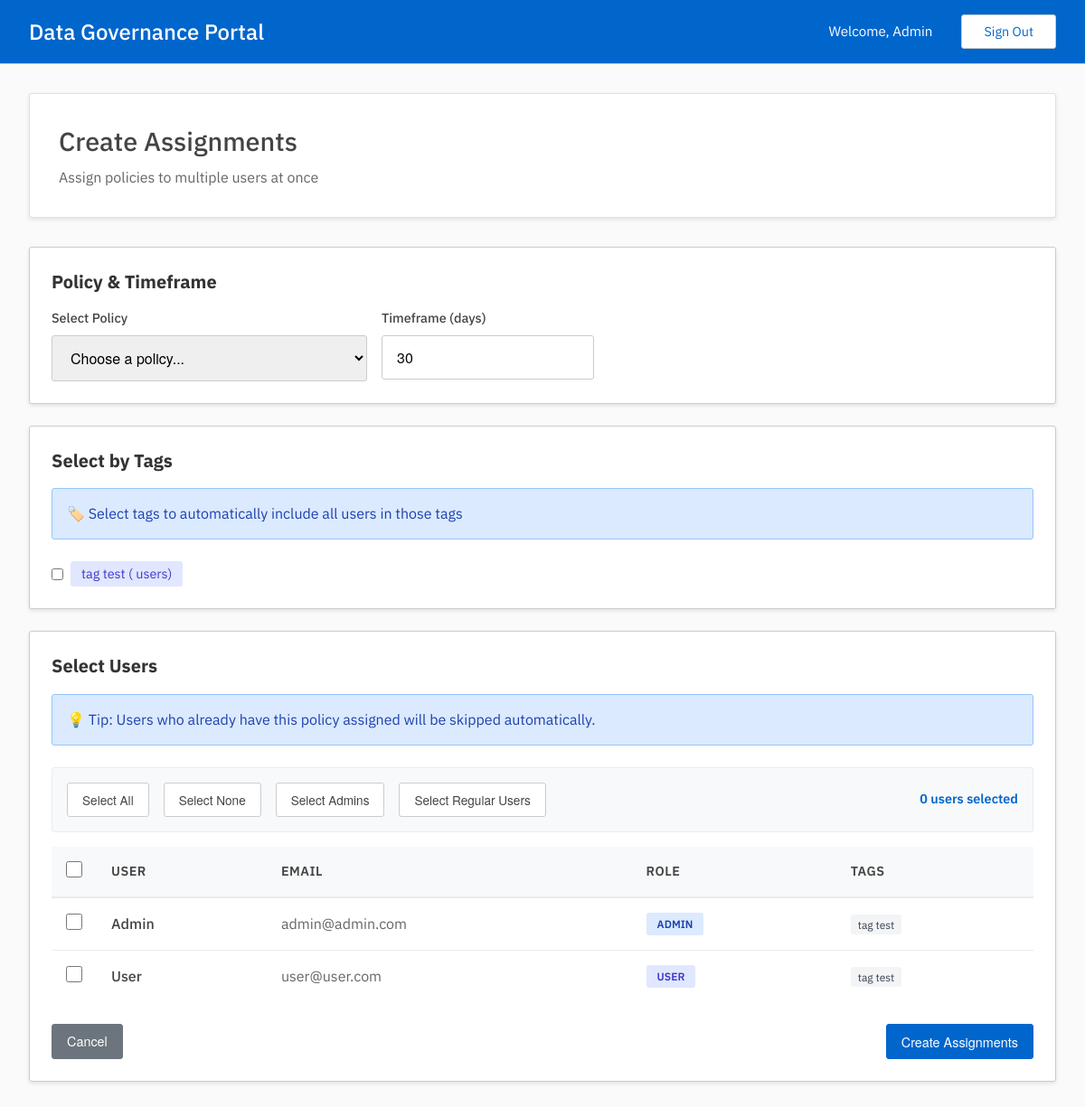
Screenshot of /admin/manage_assignments/create (signed in) with the database file from the repository.
### tables this page shows
CREATE TABLE users(
        uuid TEXT UNIQUE NOT NULL PRIMARY KEY,
        email TEXT UNIQUE NOT NULL,
        password_hash TEXT NOT NULL,
        name TEXT NOT NULL,
        is_admin INTEGER NOT NULL DEFAULT 0
        );

CREATE TABLE tags(
        uuid TEXT UNIQUE NOT NULL PRIMARY KEY,
        name TEXT NOT NULL UNIQUE,
        description TEXT,
        members TEXT
        );

### admin.py (the view, shortened to what this page needs)
@admin.route('/manage_assignments/create', methods=['GET', 'POST'])
@admin_required
def create_assignment():
    users_result = get_users_with_tags()
    users = users_result['data'] if users_result['status'] == '200' else []
    policies = read_get_policies()
    tags = read_get_tags()
    return render_template('admin/manage_assignments/create.html',
                         users=users,
                         policies=policies["data"],
                         tags=tags["data"])

### auth.py (called while the page is built)
def admin_required(f):
    @wraps(f)
    def wrap(*args, **kwargs):
        if session['user']['is_admin']:
            return f(*args, **kwargs)
        else:
            print("403: User is not an admin.")
            return redirect(url_for('user.dashboard'))
    return wrap

### db.py (called while the page is built)
def get_conn_curs():
    conn = sqlite3.connect(DATABASE)
    conn.row_factory = sqlite3.Row
    curs = conn.cursor()
    curs.execute("PRAGMA foreign_keys = ON")
    return conn, curs

def commit_close(conn, curs):
    conn.commit()
    curs.close()
    conn.close()

def get_policies():
    conn, curs = get_conn_curs()
    curs.execute("SELECT * FROM policies")
    policies = curs.fetchall()
    commit_close(conn, curs)
    return {
        "status": "200",
        "message": "Policies found successfully",
        "data": policies
        }

def get_tags():
    conn, curs = get_conn_curs()
    curs.execute("SELECT * FROM tags ORDER BY name")
    tags = curs.fetchall()
    commit_close(conn, curs)
    return {
        "status": "200",
        "message": "Tags found successfully",
        "data": [dict(tag) for tag in tags]
    }

def get_users_with_tags():
    conn, curs = get_conn_curs()
    curs.execute("SELECT * FROM users ORDER BY name")
    users = curs.fetchall()
    curs.execute("SELECT * FROM tags")
    tags = curs.fetchall()
    user_data = []
    for user in users:
        user_dict = dict(user)
        user_tags = []
        for tag in tags:
            if tag['members'] and user['uuid'] in tag['members'].split(','):
                user_tags.append({
                    'uuid': tag['uuid'],
                    'name': tag['name']
                })
        user_dict['tags'] = user_tags
        user_data.append(user_dict)
    commit_close(conn, curs)
    return {
        "status": "200",
        "message": "Users with tags found successfully",
        "data": user_data
    }

### templates/admin/manage_assignments/create.html (shortened to what this page needs)
{% extends "base.html" %}
{% block content %}
<div class="dashboard-header">
    <h2>Create Assignments</h2>
    <p>Assign policies to multiple users at once</p>
</div>
<form method="POST" id="assignmentForm">
    <div class="table-container mb-3">
        <h3 style="color: #333; margin-bottom: 1rem; font-size: 1.25rem;">Policy & Timeframe</h3>
        <div style="display: grid; grid-template-columns: 2fr 1fr; gap: 1rem; max-width: 600px;">
            <div class="form-group">
                <label for="policy" class="form-label">Select Policy</label>
                <select name="policy" id="policy" class="form-input" required style="width: 100%;">
                    <option value="">Choose a policy...</option>
                </select>
            </div>
            <div class="form-group">
                <label for="timeframe_days" class="form-label">Timeframe (days)</label>
                <input type="number" name="timeframe_days" id="timeframe_days"
                       class="form-input" placeholder="30" min="1" value="30" required>
            </div>
        </div>
    </div>
    {% if tags %}
    <div class="table-container mb-3">
        <h3 style="color: #333; margin-bottom: 1rem; font-size: 1.25rem;">Select by Tags</h3>
        <div class="info-message mb-3">
            🏷️ Select tags to automatically include all users in those tags
        </div>
        <div style="display: flex; flex-wrap: wrap; gap: 1rem;">
            {% for tag in tags %}
            <label class="tag-selector" style="display: flex; align-items: center; gap: 0.5rem; cursor: pointer;">
                <input type="checkbox"
                       class="tag-checkbox"
                       value="{{ tag['uuid'] }}"
                       data-members="{{ tag['members'] or '' }}"
                       onchange="updateUserSelectionFromTags()">
                <span style="padding: 0.25rem 0.75rem; background: #e0e7ff; color: #4338ca; border-radius: 3px; font-size: 0.9rem;">
                    {{ tag['name'] }} ({{ tag['member_count'] }} users)
                </span>
            </label>
            {% endfor %}
        </div>
    </div>
    {% endif %}
    <div class="table-container">
        <h3 style="color: #333; margin-bottom: 1rem; font-size: 1.25rem;">Select Users</h3>
        <div class="info-message mb-3">
            💡 Tip: Users who already have this policy assigned will be skipped automatically.
        </div>
        <div class="bulk-actions">
            <button type="button" class="bulk-select-btn" onclick="selectAll()">Select All</button>
            <button type="button" class="bulk-select-btn" onclick="selectNone()">Select None</button>
            <button type="button" class="bulk-select-btn" onclick="selectAdmins()">Select Admins</button>
            <button type="button" class="bulk-select-btn" onclick="selectRegularUsers()">Select Regular Users</button>
            <span class="selected-count" id="selectedCount">0 users selected</span>
        </div>
        <table class="data-table">
            <thead>
                <tr>
                    <th class="checkbox-cell">
                        <input type="checkbox" id="selectAllCheckbox" class="custom-checkbox"
                               onchange="toggleAll(this)">
                    </th>
                    <th>User</th>
                    <th>Email</th>
                    <th>Role</th>
                    <th>Tags</th>
                </tr>
            </thead>
            <tbody>
                {% for user in users %}
                <tr>
                    <td class="checkbox-cell">
                        <input type="checkbox" name="users" value="{{ user['uuid'] }}"
                               class="custom-checkbox user-checkbox"
                               data-admin="{{ user['is_admin'] }}"
                               onchange="updateSelectedCount()">
                    </td>
                    <td>
                        <div style="font-weight: 500;">{{ user['name'] }}</div>
                    </td>
                    <td style="color: #666;">{{ user['email'] }}</td>
                    <td>
                        <span class="role-badge {{ 'role-admin' if user['is_admin'] else 'role-user' }}">
                            {{ 'Admin' if user['is_admin'] else 'User' }}
                        </span>
                    </td>
                    <td>
                        {% if user['tags'] %}
                            {% for tag in user['tags'] %}
                                <span style="display: inline-block; padding: 0.15rem 0.5rem; background: #f3f4f6; color: #374151; border-radius: 3px; font-size: 0.75rem; margin-right: 0.25rem;">
                                    {{ tag['name'] }}
                                </span>
                            {% endfor %}
                        {% else %}
                            <span style="color: #aaa; font-size: 0.85rem;">No tags</span>
                        {% endif %}
                    </td>
                </tr>
                {% endfor %}
            </tbody>
        </table>
        <div class="action-buttons mt-3" style="display: flex; justify-content: space-between;">
            <a href="{{ url_for('admin.manage_assignments') }}" class="btn btn-secondary">Cancel</a>
            <button type="submit" class="btn btn-action" id="submitBtn" disabled>
                Create Assignments
            </button>
        </div>
    </div>
</form>
{% endblock %}

### templates/base.html (shortened to what this page needs)
<!DOCTYPE html>
<html lang="en">
<head>
    <link rel="stylesheet" href="{{ url_for('static', filename='styles.css') }}">
</head>
<body>
    {% if session.get('user') %}
    <header class="header">
        <div class="header-content">
            <div class="header-left">
                <h1>Data Governance Portal</h1>
            </div>
            <div class="header-right">
                <span class="welcome-text">Welcome, {{ session['user']['name'] }}</span>
                <a href="{{ url_for('login') }}" class="sign-out-btn">Sign Out</a>
            </div>
        </div>
    </header>
    {% endif %}
    <main class="main-content">
        {% block content %}{% endblock %}
    </main>
</body>
</html>

### static/styles.css (style rules this page uses)
* { margin: 0; padding: 0; box-sizing: border-box; }
body { font-family: 'IBM Plex Sans'; color: #444; line-height: 1.42; min-height: 100vh; display: flex; flex-direction: column; background-color: #fafafa; }
.header { background-color: #06c; color: white; padding: 1rem 0; box-shadow: rgba(0,0,0,0.2) 0 2px 8px; border-bottom: 1px solid #ccc; }
.header-content { max-width: 1200px; margin: 0 auto; color: white; padding: 0 2rem; display: flex; justify-content: space-between; align-items: center; }
.header-left { display: flex; align-items: center; gap: 0.5rem; }
.header h1 { font-size: 1.5rem; font-weight: 500; color: white; }
.header-right { display: flex; align-items: center; gap: 2rem; }
.welcome-text { font-size: 0.95rem; color: white; }
.sign-out-btn { background-color: transparent; color: #06c; border: 1px solid #ccc; padding: 0.5rem 1.5rem; border-radius: 3px; text-decoration: none; transition: all 0.3s ease; font-size: 0.9rem; background-color: white; }
.main-content { flex: 1; max-width: 1200px; width: 100%; margin: 0 auto; background-color: #fafafa; padding: 2rem; }
.form-group { display: flex; flex-direction: column; gap: 0.5rem; }
.form-label { color: #444; font-size: 0.9rem; font-weight: 500; }
.form-input { padding: 0.75rem 1rem; border: 1px solid #ccc; border-radius: 3px; font-size: 1rem; transition: border-color 0.3s ease; font-family: 'Helvetica Neue', 'Helvetica', 'Arial', sans-serif; }
.dashboard-header { background-color: white; padding: 2rem; border-radius: 3px; margin-bottom: 2rem; box-shadow: rgba(0,0,0,0.1) 0 2px 4px; border: 1px solid #e0e0e0; }
.dashboard-header h2 { color: #444; font-size: 1.8rem; margin-bottom: 0.5rem; font-weight: 500; }
.dashboard-header p { color: #666; font-size: 1rem; }
.table-container { background-color: white; border-radius: 3px; padding: 1.5rem; box-shadow: rgba(0,0,0,0.1) 0 2px 4px; border: 1px solid #ccc; overflow-x: auto; }
.data-table { width: 100%; border-collapse: collapse; }
.data-table th { background-color: #f8f9fa; color: #444; font-weight: 600; text-align: left; padding: 1rem; border-bottom: 2px solid #e9ecef; font-size: 0.9rem; text-transform: uppercase; letter-spacing: 0.5px; }
.data-table td { padding: 1rem; border-bottom: 1px solid #e9ecef; color: #444; }
.data-table tr:last-child td { border-bottom: none; }
.btn { padding: 0.5rem 1rem; border-radius: 3px; text-decoration: none; font-size: 0.9rem; cursor: pointer; transition: all 0.3s ease; border: 1px solid transparent; display: inline-block; text-align: center; font-family: 'Helvetica Neue', 'Helvetica', 'Arial', sans-serif; }
.btn-action { background-color: #06c; color: white; border-color: #06c; }
.btn-secondary { background-color: #6c757d; color: white; border-color: #6c757d; }
.bulk-actions { display: flex; gap: 1rem; align-items: center; margin-bottom: 1rem; padding: 1rem; background: #f8f9fa; border-radius: 3px; border: 1px solid #e9ecef; }
.bulk-select-btn { padding: 0.5rem 1rem; border: 1px solid #ccc; background: white; border-radius: 3px; cursor: pointer; font-size: 0.85rem; color: #444; transition: all 0.2s ease; font-family: 'Helvetica Neue', 'Helvetica', 'Arial', sans-serif; }
.selected-count { color: #06c; font-weight: 600; font-size: 0.9rem; margin-left: auto; }
.checkbox-cell { width: 40px; text-align: center; }
.custom-checkbox { width: 18px; height: 18px; cursor: pointer; accent-color: #06c; }
.role-badge { display: inline-block; padding: 0.25rem 0.75rem; border-radius: 3px; font-size: 0.75rem; font-weight: 600; text-transform: uppercase; }
.role-admin { background: #dbeafe; color: #1e40af; }
.role-user { background: #e0e7ff; color: #4338ca; }
.action-buttons { display: flex; gap: 0.5rem; align-items: center; }
.info-message { background: #dbeafe; color: #1e40af; padding: 1rem; border-radius: 3px; margin-bottom: 1.5rem; border: 1px solid #93c5fd; }
.mt-3 { margin-top: 1.5rem; }
.mb-3 { margin-bottom: 1.5rem; }

### rows the page displays
users: user.name "Admin", name "Admin", email "admin@admin.com", is_admin "ADMIN"
tags: name "tag test"
users: name "User", email "user@user.com", is_admin "USER"
